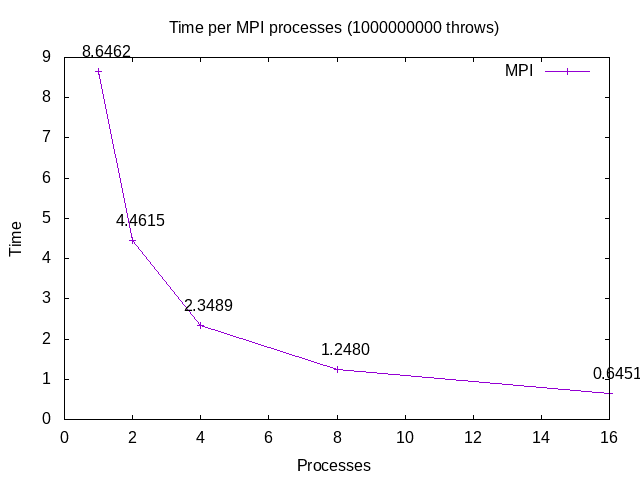

Reproduce this figure in gnuplot.

    set terminal png
    set output 'plot.png'
    set title 'Time per MPI processes (1000000000 throws)'
    set ylabel 'Time'
    set xlabel 'Processes'
    plot 'task3_data.txt' using 2:1 with linespoints title 'MPI',          'task3_data.txt' using 2:1:(sprintf("%.4f",$1)) with labels offset char 1,1 notitle
    